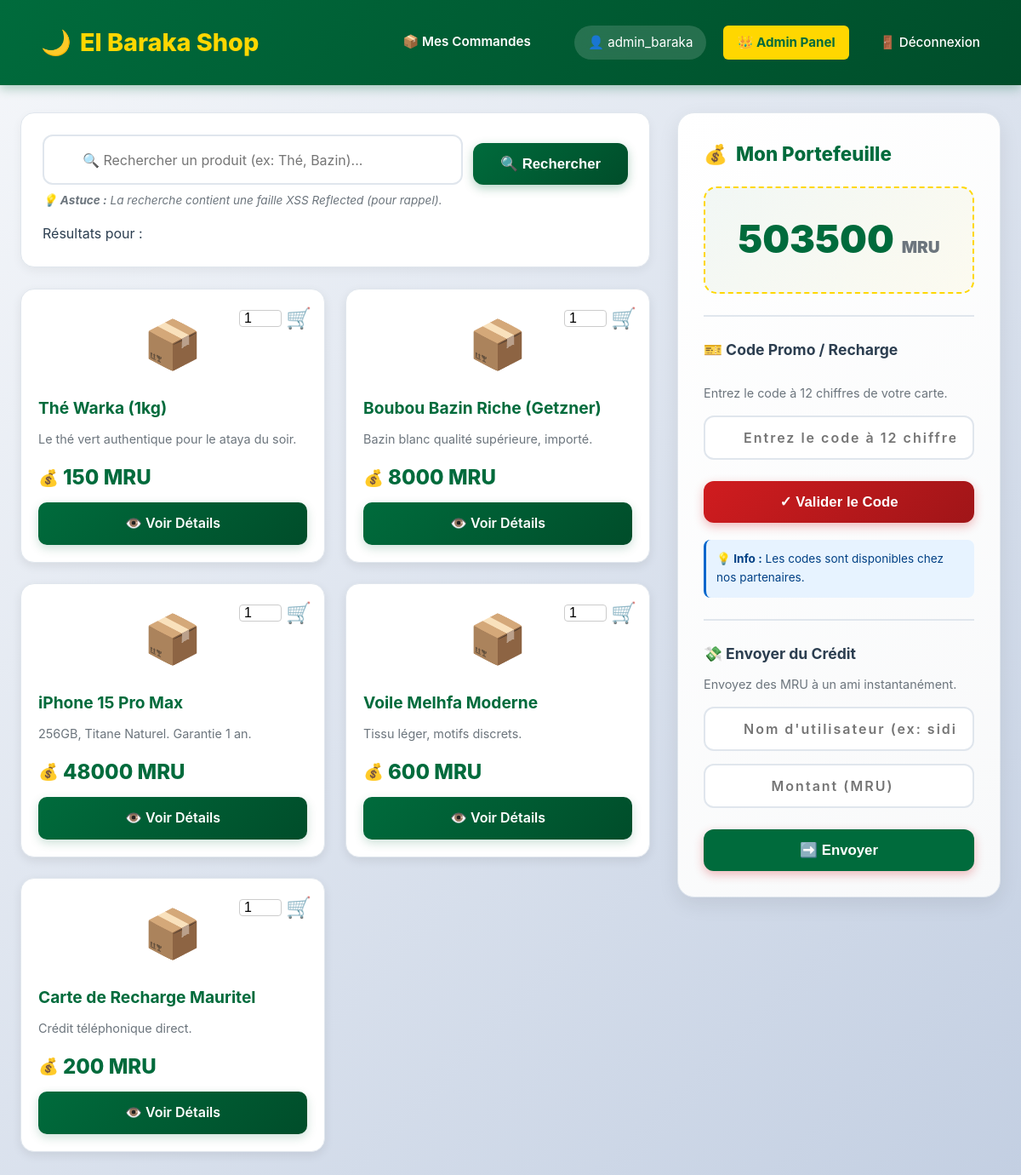
Before: / (signed in) with the older database file.
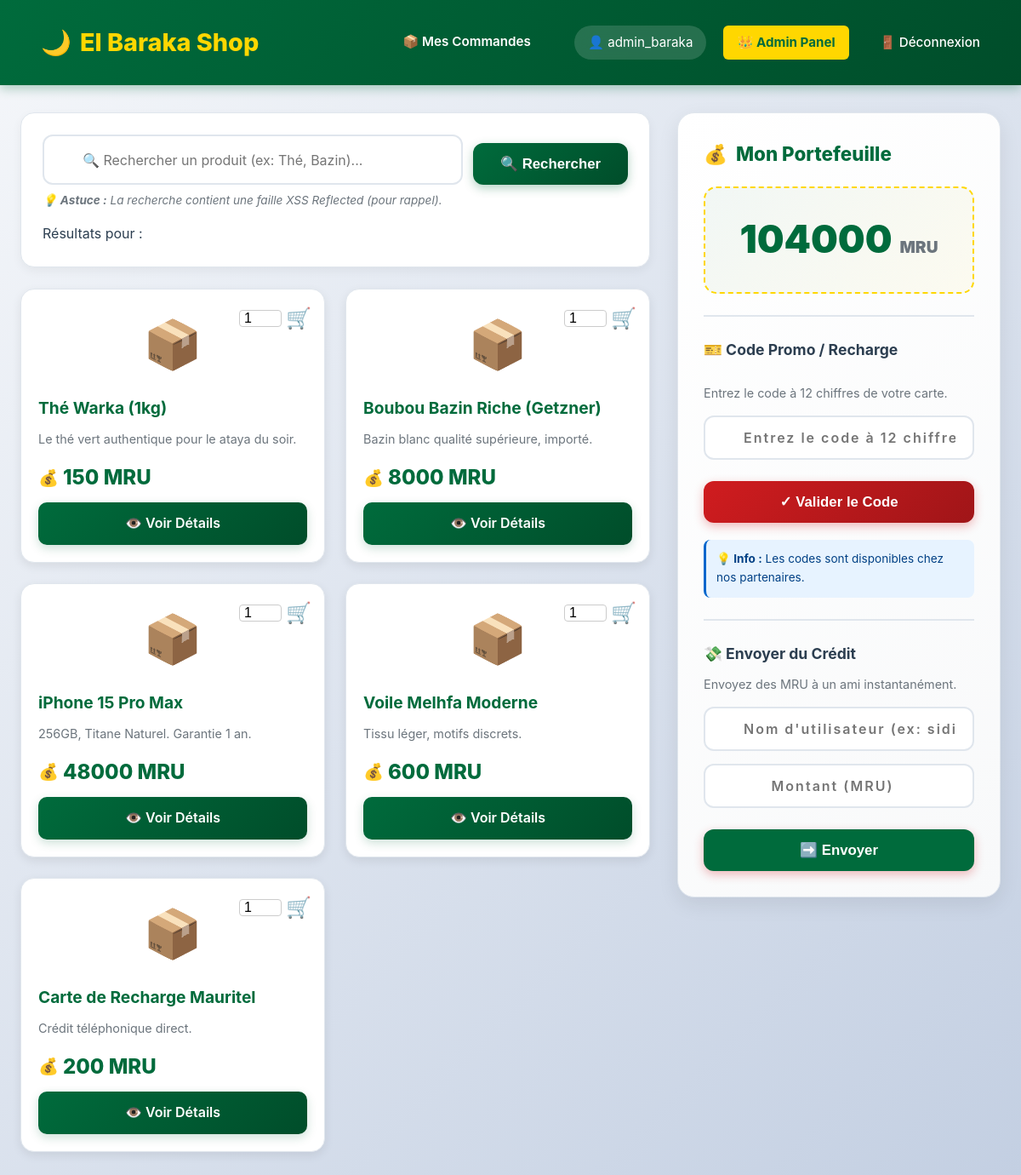
After: the same page with the newer database file.
### tables this page shows
CREATE TABLE utilisateurs (
            id INTEGER PRIMARY KEY AUTOINCREMENT,
            username TEXT NOT NULL UNIQUE,
            password TEXT NOT NULL,
            telephone TEXT,
            adresse TEXT,
            est_admin BOOLEAN DEFAULT 0,
            solde_mru DECIMAL(10, 2) DEFAULT 0.00
        );

### app.py (the view)
@app.route('/')
def index():
    if 'user_id' not in session:
        return redirect('/login')
    if 'csrf_token' not in session:
        session['csrf_token'] = secrets.token_hex(16)
    conn = get_db_connection()
    user = conn.execute("SELECT solde_mru FROM utilisateurs WHERE id = ?", (session['user_id'],)).fetchone()
    if user:
        session['solde_mru'] = user['solde_mru']
    produits = conn.execute("SELECT * FROM produits LIMIT 10").fetchall()
    conn.close()
    return render_template('index.html', produits=produits, search_term='',csrf_token=session['csrf_token'])

### app.py (called while the page is built)
def get_db_connection():
    conn = sqlite3.connect('elbaraka.db')
    conn.row_factory = sqlite3.Row
    return conn

### templates/index.html (shortened to what the changed rows need)
{% extends "base.html" %}
{% block content %}
<div class="main-layout">
    <aside>
        <div class="wallet-card">
            <h3 style="margin-top: 0; color: var(--primary); font-size: 1.4rem; font-weight: 800; display: flex; align-items: center; gap: 10px;">
                <span>💰</span>
                <span>Mon Portefeuille</span>
            </h3>
            <div style="font-size: 2.8rem; font-weight: 900; color: var(--primary); text-align: center; padding: 25px; background: linear-gradient(135deg, rgba(0, 107, 60, 0.05) 0%, rgba(255, 215, 0, 0.05) 100%); border-radius: 15px; margin-bottom: 20px; border: 2px dashed var(--gold);">
                {{ session.get('solde_mru', 0) }} <span style="font-size: 1.2rem; color: #6c757d;">MRU</span>
            </div>
            <hr style="border: 0; border-top: 2px solid #e0e6ed; margin: 25px 0;">
            <h4 style="color: var(--text); margin-bottom: 10px; font-size: 1.1rem; font-weight: 700;">
                🎫 Code Promo / Recharge
            </h4>
            <div id="promo-display" style="color: #006b3c; font-weight: bold; margin-bottom: 10px; min-height: 5px;"></div>
            <p style="font-size: 0.9rem; color: #6c757d; margin-bottom: 15px;">
                Entrez le code à 12 chiffres de votre carte.
            </p>
            <form action="/recharger" method="POST" style="display: flex; flex-direction: column; gap: 15px;">
                <input
                    type="text"
                    name="code_pin"
                    placeholder="Entrez le code à 12 chiffres"
                    maxlength="12"
                    pattern="\d{12}"
                    required
                >
                <button type="submit" class="btn-primary" style="background: linear-gradient(135deg, var(--secondary) 0%, #a01518 100%); box-shadow: 0 4px 12px rgba(208, 28, 31, 0.3);">
                </button>
            </form>
            <div style="margin-top: 20px; padding: 12px; background: #e7f3ff; border-radius: 8px; border-left: 3px solid #0066cc;">
                <p style="margin: 0; font-size: 0.85rem; color: #004085;">
                </p>
            </div>
            <hr style="border: 0; border-top: 2px solid #e0e6ed; margin: 25px 0;">
            <h4 style="color: var(--text); margin-bottom: 10px; font-size: 1.1rem; font-weight: 700;">
                💸 Envoyer du Crédit
            </h4>
            <p style="font-size: 0.9rem; color: #6c757d; margin-bottom: 15px;">
                Envoyez des MRU à un ami instantanément.
            </p>
            <form action="/transfert" method="POST" style="display: flex; flex-direction: column; gap: 15px;">
                <input
                    type="text"
                    name="destinataire"
                    placeholder="Nom d'utilisateur (ex: sidi_med)"
                    required
                >
                <input
                    type="number"
                    name="montant"
                    placeholder="Montant (MRU)"
                    min="1"
                    required
                >
                <button type="submit" class="btn-primary" style="background: var(--primary);">
                </button>
            </form>
        </div> </aside>
</div>
{% endblock %}

### templates/base.html (shortened to what this page needs)
<!DOCTYPE html>
<html lang="fr">
<head>
    <link rel="stylesheet" href="{{ url_for('static', filename='style.css') }}">
</head>
<body>
    <nav class="navbar">
        <a href="/" class="brand">
            <span>🌙</span>
            <span>El Baraka Shop</span>
        </a>
        <div class="user-info">
            {% if session.get('user_id') %}
                <a href="/mes-commandes" style="color: white; text-decoration: none; font-weight: 600; margin-right: 15px; border-bottom: 2px solid transparent; transition: all 0.3s;" onmouseover="this.style.borderBottom='2px solid var(--gold)'" onmouseout="this.style.borderBottom='2px solid transparent'">
                    📦 Mes Commandes
                </a>
                <span style="background: rgba(255, 255, 255, 0.15); padding: 8px 16px; border-radius: 20px; backdrop-filter: blur(10px);">
                    👤 {{ session.get('username') }}
                </span>
                {% if session.get('est_admin') %}
                    <a href="/admin/users" style="background: var(--gold); color: var(--primary); font-weight: 700;">
                        👑 Admin Panel
                    </a>
                {% endif %}
                <a href="/logout">🚪 Déconnexion</a>
            {% else %}
                <a href="/login">🔐 Connexion</a>
            {% endif %}
        </div>
    </nav>
    <div class="container">
        {% block content %}{% endblock %}
    </div>
</body>
</html>

Changed rows visible on the page:
changed utilisateurs "admin_baraka": get "503500" → "104000"
